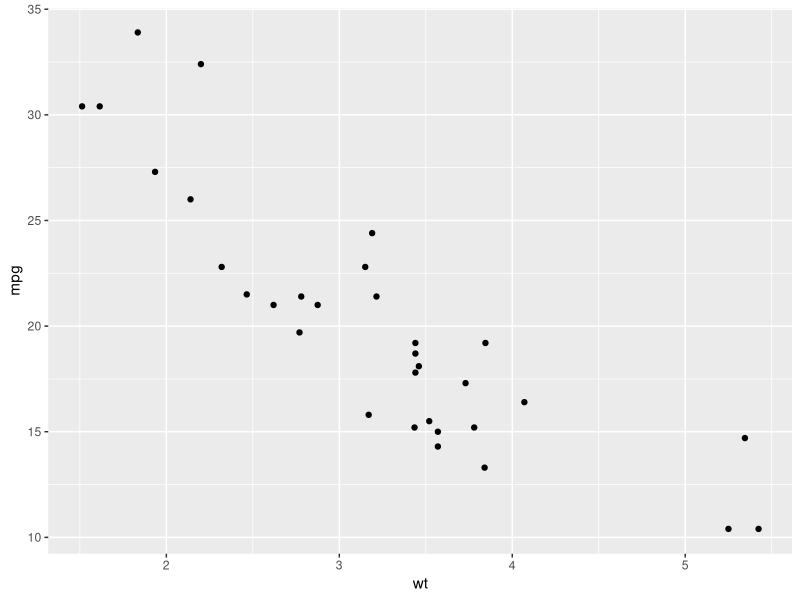
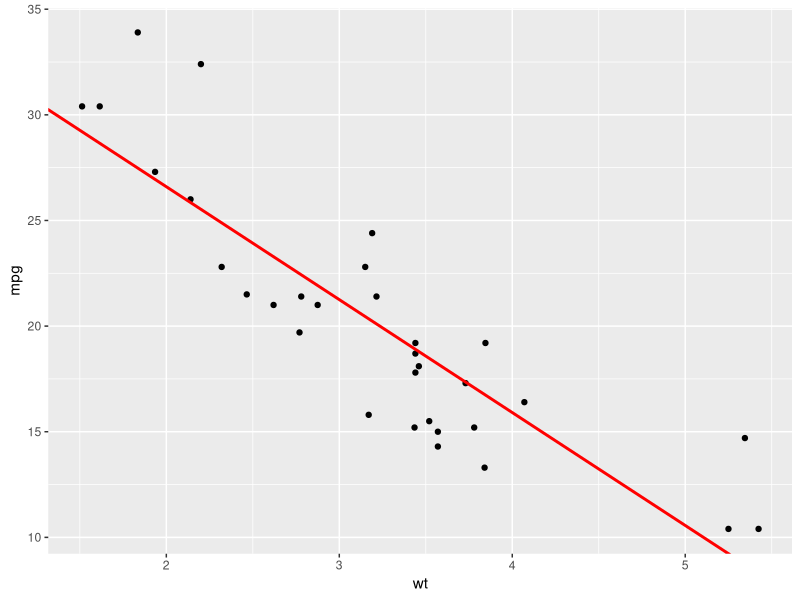
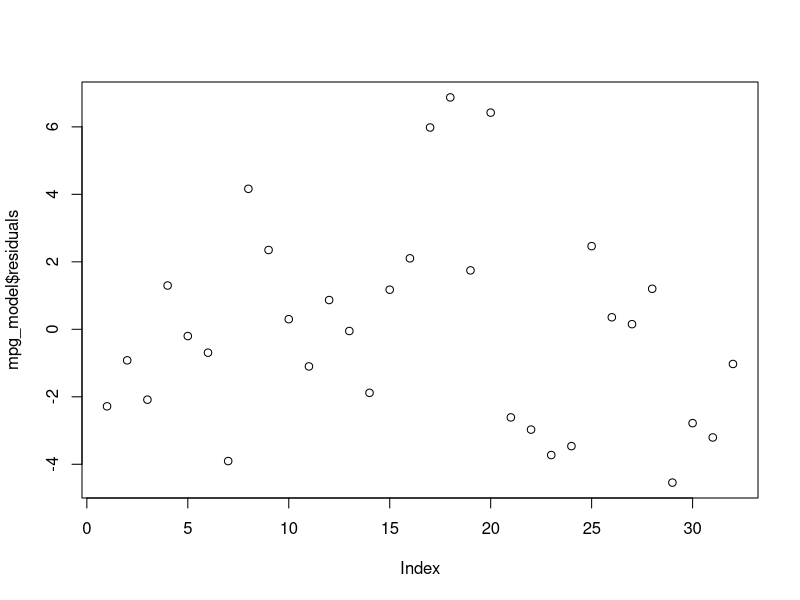
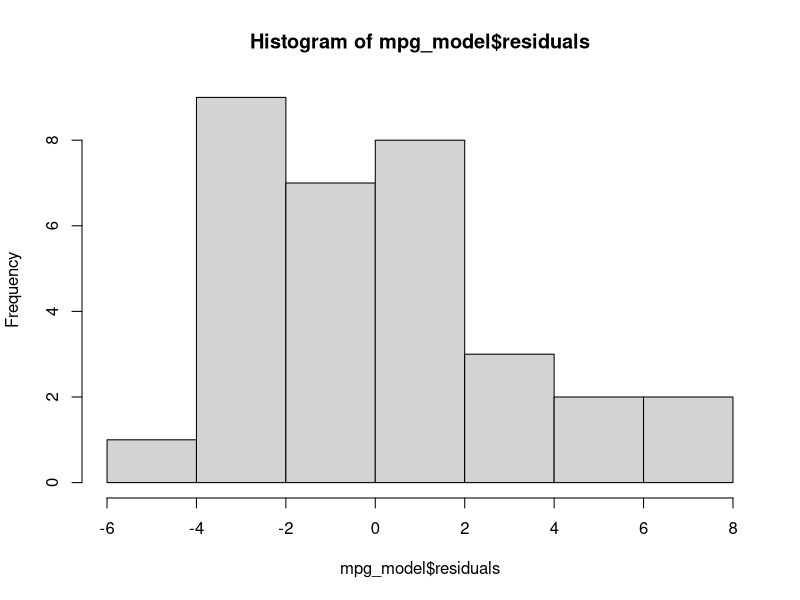
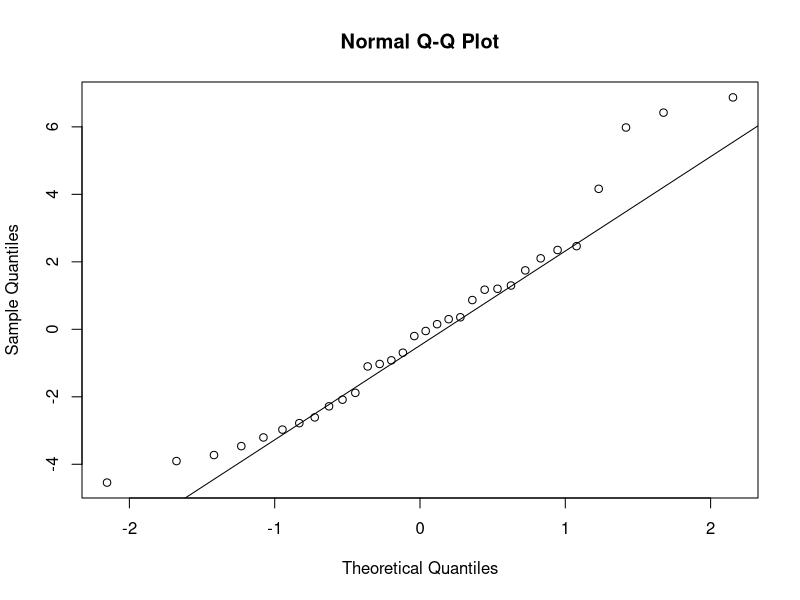
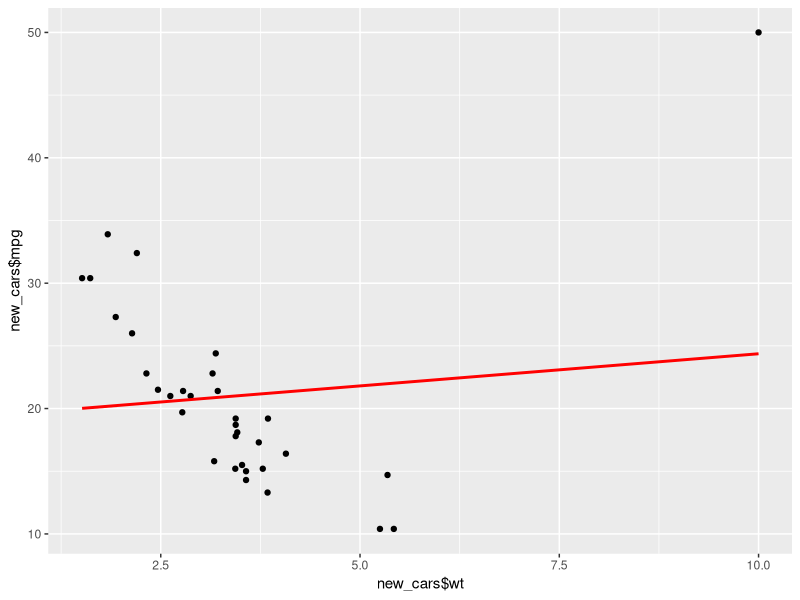
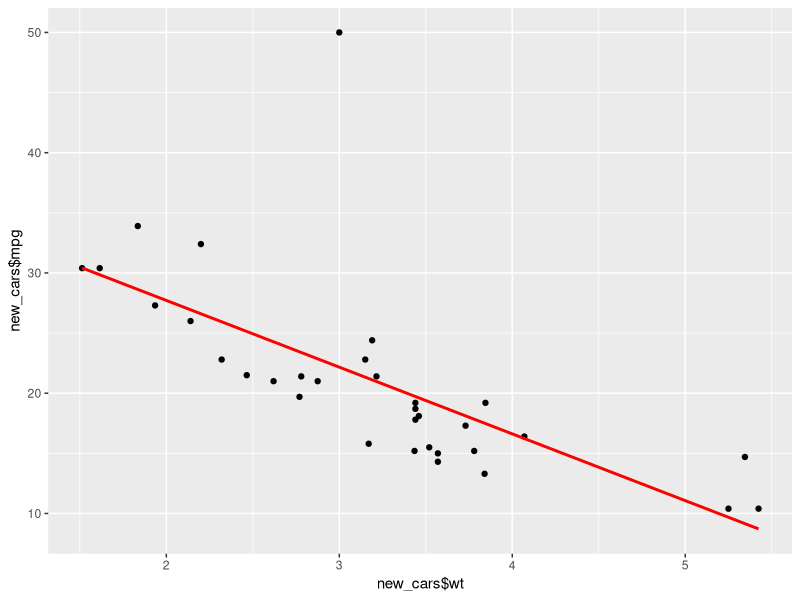
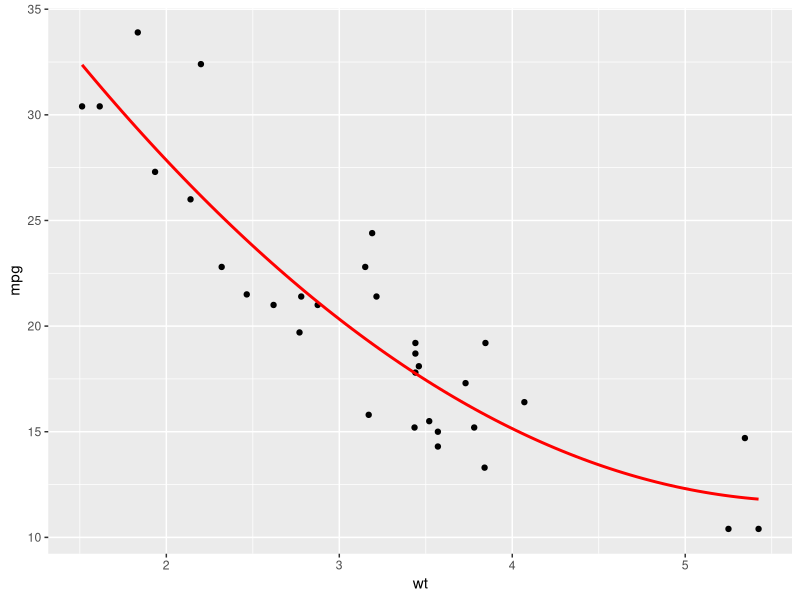

The R script that drew these images, in order:
# Linear Regression in R: From DataDaft - https://www.youtube.com/watch?v=NTGw6AIM8H4

rm(list=ls())

library(ggplot2)
library(broom)

# Root mean squared is a method that can be used to compare different models for
# the same data. The actual value producted by the funciton doesn't have any
# intrinsic meaning. What is important is how different model residuals compare
# to each other. Smaller values are better.
root_mean_squared <- function(predicted, targets) {
  sqrt(mean((targets - predicted)^2))
}

ggplot(data=mtcars, aes(x=wt, y=mpg)) +
  geom_point()

mpg_model <- lm(mpg ~ wt,       # Formula of the form response ~ explanatory
                data=mtcars)    # Data set to use

summary(mpg_model)              # View a summary of the regression model
tidy(mpg_model)                 # A tidyverse approach to viewing the results.

# plot the model fit.

ggplot(data=mtcars, aes(x=wt, y=mpg)) +
  geom_point() +
  geom_abline(slope = -5.3445, intercept = 37.2851, colour="red", linewidth=1)

# plotting the residuals is an important step in model evaluation. Ideally,
# there will be no pattern to the residuals and they will be normally
# distributed.

# There looks to be a curvature in the residuals that indicates that there is
# more signal in the data that we could be capturing with a better model.
plot(mpg_model$residuals)

# The distribution of the residuals not great, but it's not terrible.
hist(mpg_model$residuals)

# This QQ plot shows that the model fit is really good in the "heart" of the
# data, but at the extremes it doesn't perform well. This is another indication
# that we should look for a better fitting model.
qqnorm(mpg_model$residuals)
qqline(mpg_model$residuals)

# compute the RMSE for this model so that we can compare it to other models.
lm_preds <- predict(mpg_model, newdata = mtcars)
root_mean_squared(lm_preds, mtcars$mpg)

# The caret package has a built in RMSE function that we can use.
library(caret)

RMSE(lm_preds, mtcars$mpg)

# The RMSE for this model is 2.95 (using either function) and this will serve as
# our baseline to which we can compare other models.

# A side note about outliers and leverage. This quick example shows how outliers
# that are far from the other data can have a massive influence on a linear
# model. Adding a super car that is much heavier than the other cars in the
# dataset puts it far from the other data on the independent axis. This data
# point is also a big outlier in the dependent variable, so it exerts a lot over
# "leverage" on the model fit.

super_car <- c(50,10)                                  # Outlier car 
new_cars <- rbind(mtcars[,c("mpg","wt")], super_car)   # Add outlier to mtcars

ggplot(data=new_cars, aes(x=new_cars$wt, y=new_cars$mpg))+
  geom_point() +
  geom_smooth(method=lm,      # Add a linear regression line
              se=FALSE,       # Don't add shaded confidence region
              color="red")

# Notice how in this example, a car with a similarly extreme mpg but a much more
# typical weight doesn't influence the model nearly as much. The influence is
# there, if you compare the model to the original dataset, but the change in
# slope and intercept is much less pronounced.

super_car <- c(50,3)                                  # Outlier car 
new_cars <- rbind(mtcars[,c("mpg","wt")], super_car)  # Add outlier to mtcars

ggplot(data=new_cars, aes(x=new_cars$wt, y=new_cars$mpg))+
  geom_point() +
  geom_smooth(method=lm,      # Add a linear regression line
              se=FALSE,       # Don't add shaded confidence region
              color="red")


## Polynomial regression

# Linear models can, perhaps surprisingly, have non-linear elements in them. The
# model is linear in the coefficients, not the predictors, so we can raise the
# predictors to powers if we wish. We can also create interaction terms by using
# the product of two predictors.

# Here, we'll create a really simple quadratic model using the square of weight.
quadratic_model <- lm(mpg ~ wt + I(wt^2), data = mtcars)

summary(quadratic_model)

# Right away, we can see that the R squared has improved quite a bit by the
# addition of the quadratic term.

# Create a function based on the model
quadratic_function <- function(x){        
  49.9308 + -13.3803*x + 1.1711*x^2
}

# Let's plot the fit of the data.
ggplot(data=mtcars, aes(x=wt, y=mpg)) +
  geom_point() +
  # Plot the function
  stat_function(fun=quadratic_function, color="red", linewidth=1)  


# Now take a quick look at the diagnostics for this new model.
plot(quadratic_model$residuals)

hist(quadratic_model$residuals)

quad_preds <- predict(quadratic_model, newdata = mtcars)
RMSE(quad_preds, mtcars$mpg)

# The RMSE has improved a bit with this model. Overall, this model is an
# improvement, but we might improve it by adding adding more predictors, but
# first, a cautionary tale.

# Simply adding higher order terms will allow the model to fit the data points
# more closely, but this can often lead to models that fit the noise and are not
# generalisable. The following model is a good demonstration of these.

tenth_order_model <- lm(mpg ~ wt + I(wt^2) + I(wt^3) + I(wt^4) + I(wt^5) +
                          I(wt^6) + I(wt^7) + I(wt^8) + I(wt^9) + +I(wt^10),
                        data=mtcars)

tenth_order_model$coefficients                  # Check model coefficients

summary(tenth_order_model)

# Create a function based on the model coefficients
model_function2 <- function(x){    
  -14921.1256679509 + 64581.3723400433*x - 
    120086.155632163*x^2 + 126931.950142918*x^3 - 
    84659.8581288786*x^4 + 37315.5247656017*x^5 - 
    11033.4768062176*x^6 +  2165.90426790932*x^7 - 
    270.730570029588*x^8 + 19.4974178769716*x^9 - 
    0.61551548538557*x^10
}

ggplot(data=mtcars, aes(x=wt, y=mpg)) +               
  geom_point() +
  stat_function(fun=model_function2, color="red", linewidth=1)

preds <- predict(tenth_order_model, newdata = mtcars)
RMSE(preds, mtcars$mpg)

# Notice that we have knocked the RMSE down even more, but the model is clearly
# overfit and makes ridiculous, unrealistic predictions for weights between
# about 4 and 5.5 thousand pounds. The Runge phenomenon is a play here and it is
# a big reason why trying to fit high-degree polynomials to data is generally a
# bad idea.

## Multiple Linear Regression Now we'll introduce more predictors to our model.
# Here, we'll also include horsepower as a predictor.
mpg_model <- lm(mpg ~ wt + hp, # add horsepower
                data=mtcars)

summary(mpg_model)

# This looks promising. We can see that the R squared has improved quite a bit
# and the p-values of the predictors are small.

# This implies that hp has a linear relationship with mpg. Let's examine this.

ggplot(data=mtcars, aes(x=hp,y=mpg)) +
  geom_point()

# mpg certainly decreases has hp increases but there appears to be a some
# curvature to the trend, so adding a quadratic term might be a reasonable next
# step.

quadratic_model <- lm(mpg ~ wt + hp + I(wt^2) + I(hp^2), data = mtcars)

summary(quadratic_model)

# accessing model performance with RMSE
sqrt(mean((quadratic_model$residuals)^2))

# This model looks like the best fit yet. Let's take a quick look at some
# diagnostics.
plot(quadratic_model$residuals)
hist(quadratic_model$residuals)

qqnorm(quadratic_model$residuals)
qqline(quadratic_model$residuals)

# The residuals look more random now and the QQplot is pretty good. We seem to
# be fitting some of the more extreme observations better.

# A final model. Simply throwing the kitchen sink at the data is generally not
# a good idea. Not only is not parsimonious, but it often leads to poorer
# performance than a carefully considered model.

mpg_model <- lm(mpg ~ .,         # use all predictors
                data = mtcars)

summary(mpg_model)

# Notice that adjusted R-squared is considerable lower than the R-squared. The
# model is getting penalised significantly for including so many predictors.
# None of the predictors appear to be significant in this model.